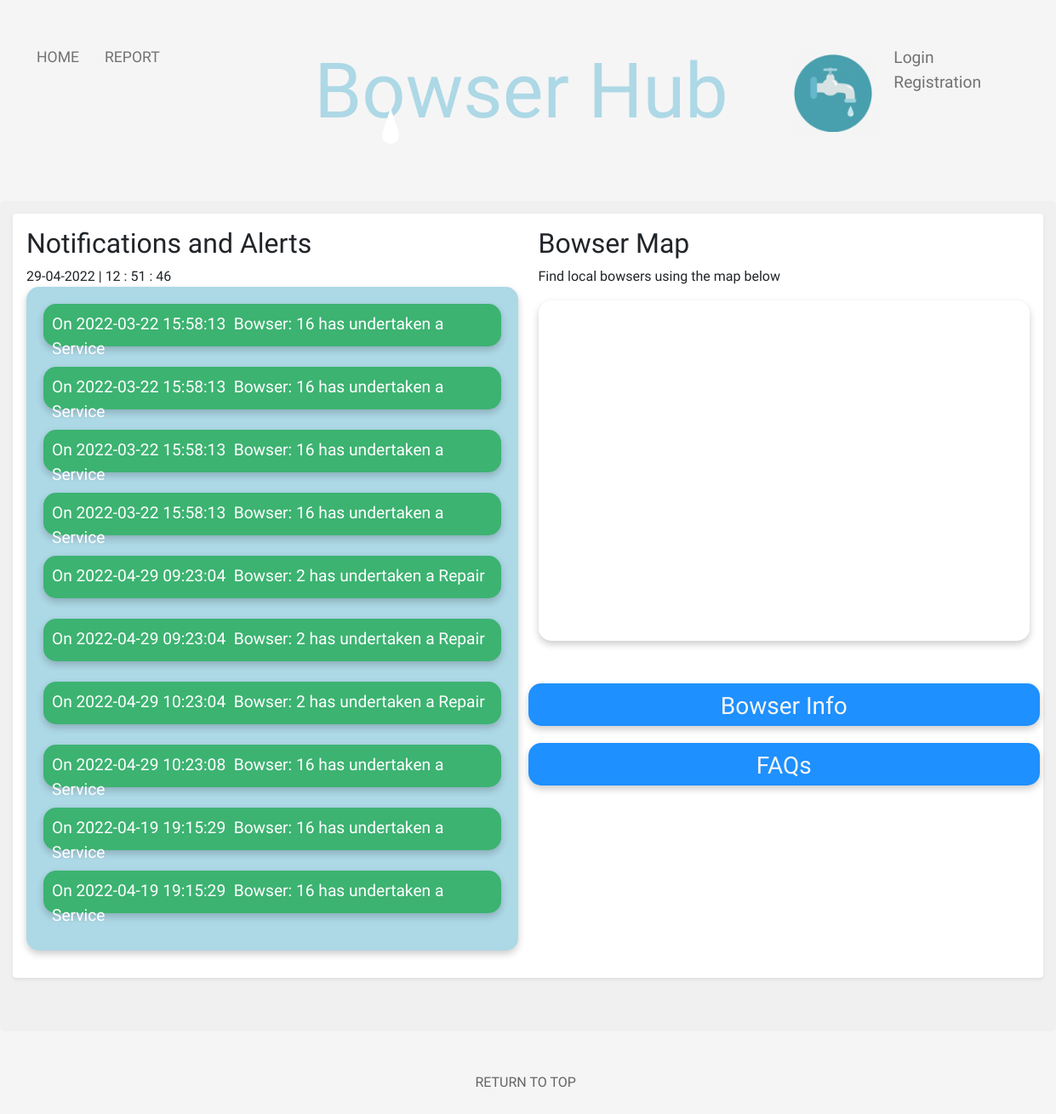
The app's page /home/index.php with its own data.
### tables this page shows
CREATE TABLE `tbl_notifications` (
  `Notice_ID` int(11) NOT NULL AUTO_INCREMENT,
  `Notice_Text` varchar(250) NOT NULL,
  `Area_ID` int(11) NOT NULL,
  `Date` timestamp NOT NULL DEFAULT current_timestamp() ON UPDATE current_timestamp(),
  `Type` int(4) NOT NULL,
  PRIMARY KEY (`Notice_ID`),
  KEY `bowser_database` (`Area_ID`),
  CONSTRAINT `bowser_database` FOREIGN KEY (`Area_ID`) REFERENCES `tbl_area` (`Area_ID`)
);

### home/index.php (the view, shortened to what this page needs)
<!doctype html>
<html lang="en">
<head>
    <link href="https://cdn.jsdelivr.net/npm/bootstrap@5.1.1/dist/css/bootstrap.min.css" rel="stylesheet">
    <link rel="stylesheet" href="../global/global.css" type="text/css">
    <link rel="stylesheet" href="home.css" type="text/css">
	<link rel="stylesheet" href="https://cdnjs.cloudflare.com/ajax/libs/jqueryui/1.12.1/jquery-ui.css" />
</head>
<body>
<div>
    <div class="nav-wrapper">
        <div class="left-side">
            <div class="nav-link-wrapper active-nav-link">
                <a class="text-focus-in" href="index.php">Home</a>
            </div>
            	<div class="nav-link-wrapper">
                	<a class="text-focus-in" id="link" href="#reportModal" data-bs-toggle="modal">Report</a></div>
            </div>
	</div>
    <div class="middle">
        <h2 class="text-focus-in" id="navTitle">Bowser Hub</h2>
        <div id="logo">
            <img id="logo_image" src="../images/logo/bowserLogo.png" alt="" width="100" height="100">
        </div>
        <div class="drop"></div>
    </div>
        <div class="right-side" >
            <?php
            if (isset($_SESSION['email'])){
                echo "<div class='nav-link-wrapper' id='logoutTab'>";
                echo "<a href='logout.php'>Logout</a>";
                echo "</div>";
            } else {
                echo '
            <div class="nav-link-wrapper" id="loginTab">
                <a class="" id="loginLink" href="#loginModal" data-bs-toggle="modal" >Login</a>
                <div class="nav-link-wrapper" id="registrationTab">
                    <a class="" id="registerLink" href="#registerModal" data-bs-toggle="modal" >Registration</a>
                    <div class="modal fade" id="registerModal" tabindex="-1" aria-labelledby="registerModalLabel" aria-hidden="true">
                        <div class="modal-dialog">
                            <div class="modal-content">
                                <div class="modal-body">
                                    <div class="row">
                                        <div class="col">
                                            <form method="post" id="formUserRegistration">
                                                <div class="select">
                                                    <select name="userLocation" id="select">
                                                       <option value="-1" disabled selected>---</option>';
                                                        echo'
                                                    </select>
                                                </div>
                                                <div id="account_submit_button">
                                                <button type="submit" id="registerAccountSubmit" class="btn btn-primary">Submit</button>
                                                <hr>
                                                </div>
                                            </form>
                                            <br />
                                            <p>Please check you email inbox for registration confirmation</p>
                                        </div>
                                    </div>
                                </div>
                            </div>
                        </div>
                    </div>
                </div>
            </div>
            ';}?>
        </div>
    </div>
    <div class="upperPage">
        <div class="shadow-sm p-3 mb-5 bg-body rounded">
            <div class="row">
                    <div class="col">
                        <div>
                        <h2> Notifications and Alerts</h2><span id="clock">clock</span></div>
                        <ul class="notification-list">
                            <?php
                            $connection = OpenConnection();
                            if (isset($_SESSION['email'])) {
                                if ($userType == "Operations" OR "Maintenance")
                                $sql2 = "SELECT * FROM `tbl_notifications` ORDER BY Date DESC LIMIT 10  ";
                                if ($userType == "Customer")
                                    $sql2 = "SELECT * FROM `tbl_notifications` WHERE Area_ID = '$userLocation' ORDER BY Date DESC LIMIT 10 ";
                            } else {
                                $sql2 = "SELECT * FROM `tbl_notifications` ORDER BY Date DESC LIMIT 10 ";
                            }
                            $result2 = mysqli_query($connection, $sql2);
                            while($rows2 = mysqli_fetch_assoc($result2)) {
                                $notificationType = $rows2['Type'];
                                switch($notificationType){
                                    case 2:
                                        $notificationDiv = "notificationFix";
                                        break;
                                }
                                $notification = $rows2['Notice_Text'];
                                echo "<div id='$notificationDiv'>".$notification."</div>";
                                echo "<br />";
                            }
                            ?>
                        </ul>
                    </div>
                    <div class="col">
                        <div class="text_area">
                            <h2>Bowser Map</h2>
                            <p> Find local bowsers using the map below </p>
                            <div class="mapDiv" id="map"></div>
                        </div>
                        <div class="row" id="bowserButtonDiv">
                            <div class="vibrate-2" id="viewBowserInformation" >
                                <a class="text-focus-in" class="remove_outline" href="javascript:popUpWindow('../bowsers/bowsers.php','bowsers','900','500')"><h3 id="reportTxt">Bowser Info</h3></a>
                            </div>
                        </div>
                        <div class="row" id="FAQButtonDiv">
                            <div class="vibrate-2" id="viewFAQ" >
                                <a class="text-focus-in" href="#FAQModal" data-bs-toggle="modal" ><h3 id="reportTxt">FAQs</h3></a>
                            </div>
                        </div>
                        </div>
            </div>
        </div>
    </div>
        <br />  <br />
        <p><a id="top_link" href="#back_to_top" >RETURN TO TOP</a></p>
        <br />  <br />
</body>
</html>

### global/global.css (style rules this page uses)
.left-side { margin-left: 5px; }
#logo_image { margin-top: -150px; margin-left: 65pc; }
body { font-family: "Comfortaa", cursive; margin: 0px; background-color: whitesmoke; }
.nav-wrapper { display: flex; justify-content: space-between; padding: 38px; font-size: larger; }
#navTitle { font-family: 'Rubik Moonrocks', cursive; font-size: 90px; color: lightblue; margin-left: 30pc; }
.left-side { display: flex; margin-left: -4%; }
.nav-wrapper > .left-side > div { margin-right: 30px; text-transform: uppercase; font-size: 1.1rem; }
.nav-wrapper > .right-side > div { margin-right: 50px; }
.nav-link-wrapper { height: 22px; border-bottom: 1px solid transparent; transition: border-bottom 0.5s; }
.active-nav-link a { color: #727272; }
.nav-link-wrapper a { color: #727272; text-decoration: none; transition: color 0.5s; }
.text-focus-in { -webkit-animation: text-focus-in 0.7s cubic-bezier(0.55, 0.085, 0.68, 0.53) both; animation: text-focus-in 0.7s cubic-bezier(0.55, 0.085, 0.68, 0.53) both; animation-delay: 0.7s; }
.middle { margin-left: -30%; }
.upperPage { background-color: rgb(240, 240, 240); border-radius: 5px; padding: 15px; margin-top: -35px; }
#top_link { color: #656565; margin-left: 45%; }
a:link { text-decoration: none; }
#map { height: 400px; }
.mapDiv { padding: 5px; border: 0; border-radius: 15px; box-shadow: 0 4px 8px 0 rgba(0, 0, 0, 0.2); }
.drop { position: relative; width: 20px; height: 20px; top: -50px; margin: 0 auto; background: #FFF; -moz-border-radius: 20px; -webkit-border-radius: 20px; border-radius: 20px; -moz-animation-name: drip; -webkit-animation-name: drip; animation-name: drip; -moz-animation-timing-function: cubic-bezier(1,0,.91,.19); -webkit-animation-timing-function: cubic-bezier(1,0,.91,.19); animation-timing-function: cubic-bezier(1,0,.91,.19); -moz-animation-duration: 2s; -webkit-animation-duration: 2s; animation-duration: 2s; -moz-animation-iteration-count: infinite; -webkit-animation-iteration-count: infinite; animation-iteration-count: infinite; }
.drop:before { content: ""; position: absolute; width: 0; height: 0; border-left: 10px solid transparent; border-right: 10px solid transparent; border-bottom: 30px solid rgba(255,255,255,1); top: -22px; }

### home/home.css (style rules this page uses)
.left-side { margin-left: 5px; }
.notification-list { padding: 20px; background-color: lightblue; border: 0; border-radius: 15px; box-shadow: 0 4px 8px 0 rgba(0, 0, 0, 0.2); }
#notificationFix { padding: 10px; background-color: mediumseagreen; border: 0; border-radius: 15px; box-shadow: 0 4px 8px 0 rgba(0, 0, 0, 0.2); font-size: larger; color: white; height: 50px; }
#viewBowserInformation { padding: 10px; height: 50px; font-stretch: expanded; background-color: dodgerblue; border: 0; border-radius: 15px; box-shadow: 0 4px 8px 0 rgba(0, 0, 0, 0.2); }
#bowserButtonDiv { margin-top: 50px; }
#viewFAQ { padding: 10px; height: 50px; font-stretch: expanded; background-color: dodgerblue; border: 0; border-radius: 15px; box-shadow: 0 4px 8px 0 rgba(0, 0, 0, 0.2); }
#FAQButtonDiv { margin-top: 20px; }
#reportTxt { color: whitesmoke; text-align: center; }
.vibrate-2 { -webkit-animation: vibrate-2 1s linear infinite both; animation: vibrate-2 1s linear infinite both; }

### records on screen
tbl_notifications: Notice_Text "On 2022-03-22 15:58:13 Bowser: 16 has undertaken a Service"
tbl_notifications: Notice_Text "On 2022-03-22 15:58:13 Bowser: 16 has undertaken a Service"
tbl_notifications: Notice_Text "On 2022-03-22 15:58:13 Bowser: 16 has undertaken a Service"
tbl_notifications: Notice_Text "On 2022-03-22 15:58:13 Bowser: 16 has undertaken a Service"
tbl_notifications: Notice_Text "On 2022-04-29 09:23:04 Bowser: 2 has undertaken a Repair"
tbl_notifications: Notice_Text "On 2022-04-29 09:23:04 Bowser: 2 has undertaken a Repair"
tbl_notifications: Notice_Text "On 2022-04-29 10:23:04 Bowser: 2 has undertaken a Repair"
tbl_notifications: Notice_Text "On 2022-04-29 10:23:08 Bowser: 16 has undertaken a Service"
tbl_notifications: Notice_Text "On 2022-04-19 19:15:29 Bowser: 16 has undertaken a Service"
tbl_notifications: Notice_Text "On 2022-04-19 19:15:29 Bowser: 16 has undertaken a Service"
